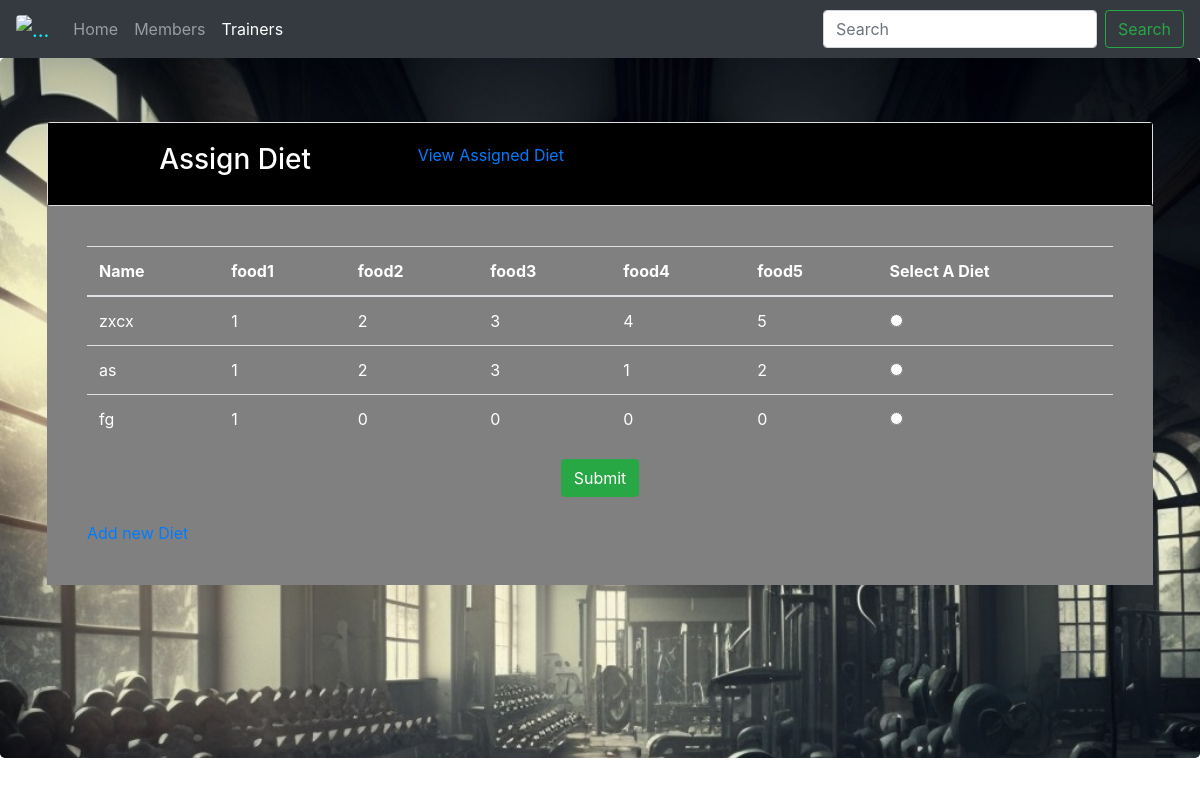
Page /project/dietassign.php?id=2 on the committed database.
### tables this page shows
CREATE TABLE IF NOT EXISTS `user` (
  `uid` int(11) NOT NULL AUTO_INCREMENT,
  `username` varchar(20) NOT NULL,
  `password` varchar(50) NOT NULL,
  `age` int(11) NOT NULL,
  `gender` varchar(8) NOT NULL,
  `height` int(11) NOT NULL,
  `weight` int(11) NOT NULL,
  `t_id` int(11) DEFAULT NULL,
  `approve` varchar(3) DEFAULT 'NO',
  `wid` int(11) DEFAULT NULL,
  `did` int(11) DEFAULT NULL,
  PRIMARY KEY (`uid`)
);

CREATE TABLE IF NOT EXISTS `diet` (
  `wid` int(11) NOT NULL AUTO_INCREMENT,
  `ename` varchar(21) NOT NULL,
  `e1` int(11) NOT NULL,
  `e2` int(11) NOT NULL,
  `e3` int(11) NOT NULL,
  `e4` int(11) NOT NULL,
  `e5` int(11) NOT NULL,
  PRIMARY KEY (`wid`)
);

### project/dietassign.php (the view, shortened to what this page needs)
<!DOCTYPE html>
<?php
 $id=$_GET['id'];
           ?><?php include("func.php");?>
<html>
<head>
	 <link rel="stylesheet" href="https://maxcdn.bootstrapcdn.com/bootstrap/4.0.0-beta/css/bootstrap.min.css">
</head>
<body>
    <nav class="navbar navbar-expand-lg navbar-dark bg-dark">
  <a class="navbar-brand" href="admin-panel.php" style="color: cyan"> <img  class="rounded" alt="..." src="images/logo.jpg" width="30px"></a>
  <div class="collapse navbar-collapse" id="navbarSupportedContent">
    <ul class="navbar-nav mr-auto">
      <li class="nav-item ">
        <a class="nav-link" href="admin-panel.php">Home <span class="sr-only">(current)</span></a>
      </li>
      <li class="nav-item">
        <a class="nav-link" href="member_details.php">Members</a>
      </li>
      <li class="nav-item active">
        <a class="nav-link" href="Trainer.php">Trainers</a>
      </li>
    </ul>
    <form class="form-inline my-2 my-lg-0">
      <input class="form-control mr-sm-2" type="search" placeholder="Search" aria-label="Search">
      <button class="btn btn-outline-success my-2 my-sm-0" type="submit">Search</button>
    </form>
  </div>
</nav>
<div class="jumbotron" style="background: url('images/2.jpg') no-repeat;background-size: cover;height: 700px;">
 <div class="container">
<div class="card">
     <div class="card-body" style="background-color:black;color:white;">
         <div class="row">
             <div class="col-md-1">
             </div>
             <div class="col-md-3"><h3> Assign  Diet</h3></div>
						 <?php
						 $query="select * from user where uid=$id";
						 $result=mysqli_query($con,$query);
						while ($row=mysqli_fetch_array($result)){
								 $name=$row['did'];
								 if($name!=NULL){
									 echo"<a href='diet.php?id=$id '>View Assigned Diet</a>";
}
}
      ?>       <div class="col-md-8">
        </div></div></div></div>
     <div class="card-body" style="background-color:grey;color:#ffffff;">
         <div class="card-body">
    <table class="table table-hover">
        <thead>
     <tr>
            <th>Name</th>
            <th>food1</th>
            <th>food2</th>
						<th>food3</th>
            <th>food4</th>
            <th>food5</th>
						<th>Select A Diet</th>
        </tr>
        </thead>
        <tbody>
           <?php
             $servername = "localhost";
             $username = "root";
             $password = "";
             $dbname = "loginsystem";
             $conn = mysqli_connect($servername, $username, $password, $dbname);
             $sql = "SELECT * FROM diet";
             $result = mysqli_query($conn, $sql);
						 if ($result->num_rows > 0) {
						     echo "<form method='post'>";
						     while($row = $result->fetch_assoc()) {
						         echo "<tr>";
						         echo "<td>" . $row["ename"] . "</td>";
						         echo "<td>" . $row["e1"] . "</td>";
                       echo "<td>" . $row["e2"] . "</td>";
                       echo "<td>" . $row["e3"] . "</td>";
                         echo "<td>" . $row["e4"] . "</td>";
                           echo "<td>" . $row["e5"] . "</td>";
						          echo "<td><input type='radio' name='selected' value='" . $row["wid"] . "'></td>";
						         echo "</tr>";
						     }
						     echo "</table>";
								 echo '<center><input type="submit" id="inputbtn" name="submit" value="Submit" class="btn btn-success"> </center>';
						 } else {
						     echo "0 results";
						 }
   $id=$_GET['id'];
   ?>
<br><a href='dietcr.php?id=<?php echo $id ;?>'><i class="fa fa-sign-out" aria-hidden="true"></i>Add new Diet</a>
     </div>
    </div>
    </div>
    </div>
    </body>
</html>

### rows in the picture
diet: ename "zxcx", e1 "1", e2 "2", e3 "3", e4 "4", e5 "5"
diet: ename "as", e1 "1", e2 "2", e3 "3", e4 "1", e5 "2"
diet: ename "fg", e1 "1", e2 "0", e3 "0", e4 "0", e5 "0"
